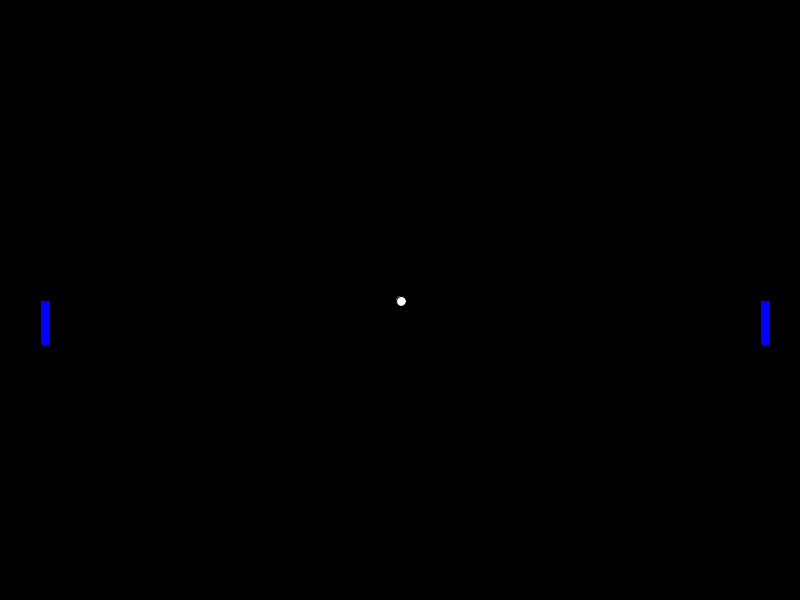
Frame 1 (no input)
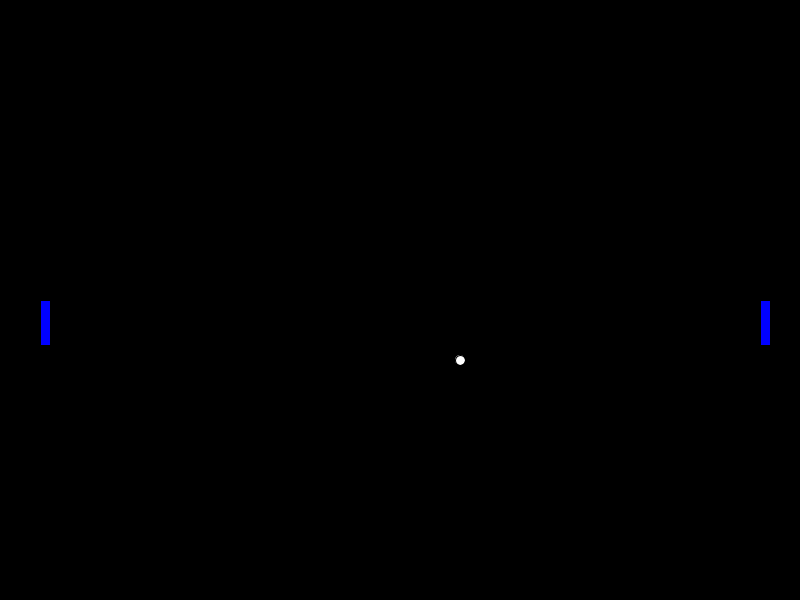
Frame 60 (the mouse pressed at the canvas centre just before this capture)
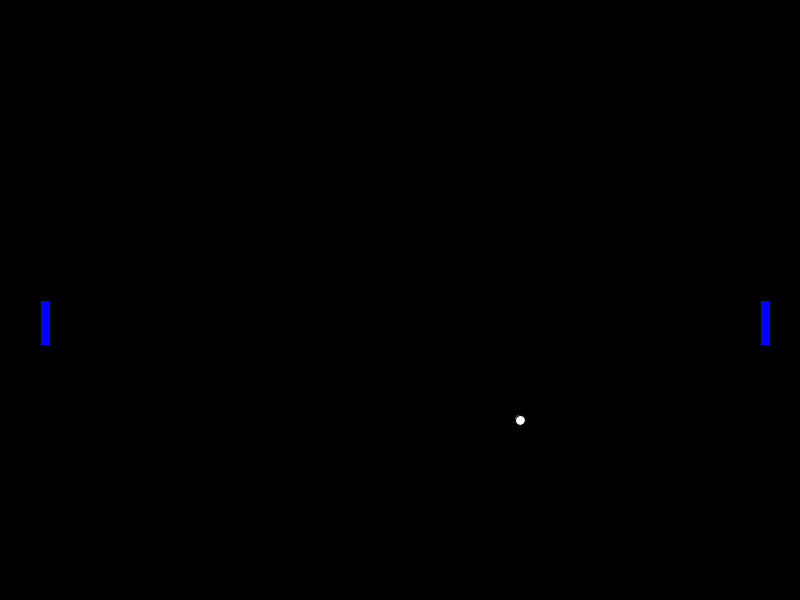
Frame 120 (the mouse held since frame 60 and released just before this capture)

The Processing sketch that drew these frames (run headless with seeded random() and noise(); from frame 60 on, the mouse is pressed at the canvas centre):

// Processing sketch: Pong2
// ── Pong2.pde
pelota p;
paleta palet;
paleta palet2;
void setup() {
  size(800, 600);
  p = new pelota();
  palet = new paleta();
  palet2 = new paleta();
}

void draw() {
  background(0);

  if (keyPressed == true) {
    if (key == 'w' || key == 'W') {
      palet.moverarriba();
    }
    if (key == 's' || key == 'S') {
      palet.moverabajo();
    }
    if (key == 'o' || key == 'O') {
      palet2.moverarriba();
    }
    if (key == 'l' || key == 'L') {
      palet2.moverabajo();
    }
  }

  p.mover();
  p.mostrar();
  palet.mostrar();
  palet2.mostrar2();
}

// ── clase.pde
class pelota {
  PVector pos;
  PVector vel;
  float r = 10;
  color C = color(255);

  pelota() {
    pos = new PVector(width/2, height/2);
    vel = new PVector(1, 1);
  }
  void mover() {
    pos.add(vel);
    rebotar();
    reinicio();
  }
  void mostrar() {
    fill(C);
    circle(pos.x, pos.y, r);
  }
  void rebotar() {
    if (pos.y>height-r || pos.y<r) {
      vel.y = vel.y*-1;
    }
  }
  void reinicio() {
    if (pos.x>width-r || pos.x<r) {
      pos = new PVector(width/2, height/2);
    }
  }
}

class paleta {
  PVector pos;
  PVector vel;
  PVector pos2;
  paleta() {
    pos= new PVector(0+40, height/2);
    vel= new PVector(0, 0);
    pos2= new PVector(width-40, height/2);
  }

  void mostrar2() {
    fill(0, 0, 255);
    rect(pos2.x, pos2.y, 10, 45);
  }

  void mostrar() {
    fill(0, 0, 255);
    rect(pos.x, pos.y, 10, 45);
  }

  void moverarriba() {
    pos.add(vel);
    pos2.add(vel);
    vel.y = -3 ;
  }
  void moverabajo() {
    pos.add(vel);
    pos2.add(vel);
    vel.y = 3 ;
  }

}
